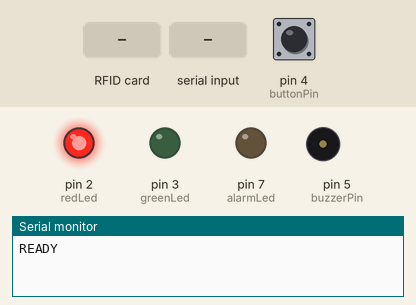
Bench run of a sketch on a simulated Arduino Uno, built with avr-gcc and run on an emulated ATmega328P. On the bench: output pins drawn as LEDs (lit = HIGH), buzzer (waves = sounding), the last lines printed to the serial monitor. Dashed ring = blinking. The inputs (shaded band) are chosen by the test bench; at power-on: pin 4 (buttonPin) HIGH. Pins used as bus, display or sensor lines are not drawn.

Above: at 1.2 s.
1.3 s: RFID card 5E 7A 19 C4 held to the reader
At 2.1 s:
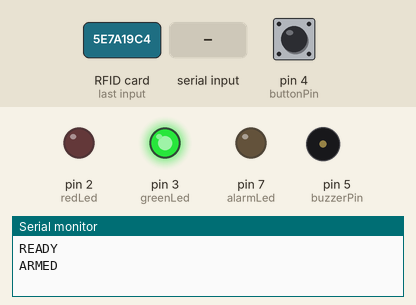
2.8 s: pin 4 (buttonPin) pulled LOW for 0.15 s
At 3.5 s:
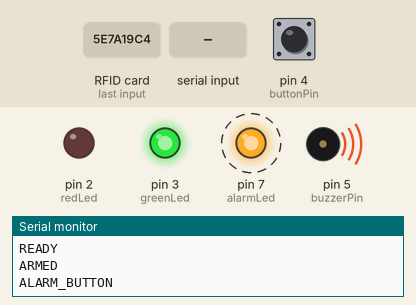
8.8 s: "DISARM\n" received over Serial
At 8.91 s:
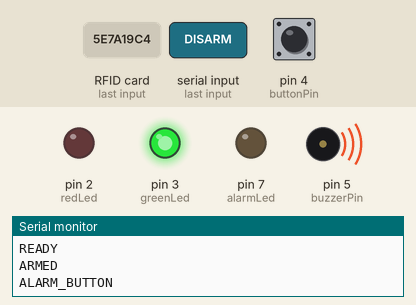
10.4 s: pin 4 (buttonPin) pulled LOW for 1 s
At 11.1 s:
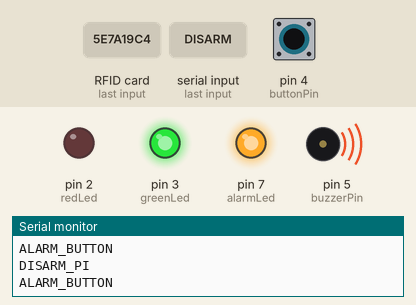
Timing chart, 0 to 15.4 s (numbered marks = the images above; inputs shaded):
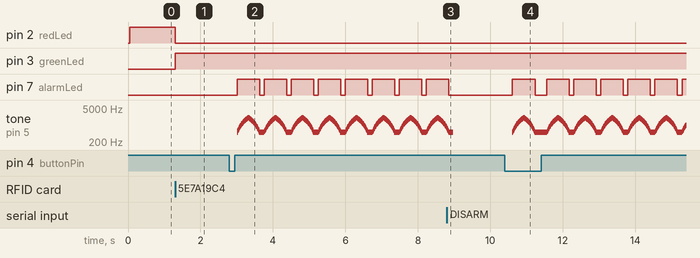

Measured:
- after the input at 1.3 s, pin 2 (redLed): HIGH → LOW at once; pin 3 (greenLed): LOW → HIGH at once
- after the input at 2.8 s, pin 7 (alarmLed): alternates HIGH for 0.62 s and LOW for 0.13 s, starting after 0.21 s; tone on pin 5 (buzzerPin): plays 500 Hz for 0.01 s, 550 Hz for 0.01 s, 600 Hz for 0.01 s, 650 Hz for 0.01 s, 700 Hz for 0.01 s, 750 Hz for 0.01 s … (476 notes in this stretch), starting after 0.21 s
- after the input at 8.8 s, pin 7 (alarmLed): goes on until 8.9 s, then stays LOW
- after the input at 10.4 s, pin 7 (alarmLed): goes HIGH 0.62 s, LOW 0.33 s, 5 × (HIGH 0.62 s, LOW 0.13 s), then HIGH, starting after 0.21 s; tone on pin 5 (buzzerPin): plays 500 Hz for 0.01 s, 550 Hz for 0.01 s, 600 Hz for 0.01 s, 650 Hz for 0.01 s, 700 Hz for 0.01 s, 750 Hz for 0.01 s … (371 notes in this stretch), starting after 0.21 s

The sketch:

sketch_jun3b.ino
```cpp
#include <SPI.h>
#include <MFRC522.h>

#define SS_PIN 10
#define RST_PIN 9

MFRC522 rfid(SS_PIN, RST_PIN);

const int redLed = 2;
const int greenLed = 3;
const int buttonPin = 4;
const int buzzerPin = 5;
const int alarmLed = 7;

bool armed = false;
bool alarmActive = false;

void setup() {
  Serial.begin(9600);

  pinMode(redLed, OUTPUT);
  pinMode(greenLed, OUTPUT);
  pinMode(buttonPin, INPUT_PULLUP);
  pinMode(buzzerPin, OUTPUT);
  pinMode(alarmLed, OUTPUT);

  SPI.begin();
  rfid.PCD_Init();

  digitalWrite(redLed, HIGH);   // DISARMED
  digitalWrite(greenLed, LOW);
  digitalWrite(alarmLed, LOW);

  Serial.println("READY");
}

void loop() {

  // ================= RFID =================
  if (rfid.PICC_IsNewCardPresent() &&
      rfid.PICC_ReadCardSerial()) {

    armed = !armed;
    alarmActive = false;

    noTone(buzzerPin);
    digitalWrite(alarmLed, LOW);

    if (armed) {
      digitalWrite(redLed, LOW);
      digitalWrite(greenLed, HIGH);
      Serial.println("ARMED");
    } else {
      digitalWrite(redLed, HIGH);
      digitalWrite(greenLed, LOW);
      Serial.println("DISARMED");
    }

    rfid.PICC_HaltA();
    delay(500);
  }

  // ================= BUTTON =================
  if (armed && digitalRead(buttonPin) == LOW) {
    alarmActive = true;
    Serial.println("ALARM_BUTTON");
    delay(200);
  }

  // ================= Raspberry Pi =================
  if (Serial.available()) {
    String cmd = Serial.readStringUntil('\n');
    cmd.trim();

    if (cmd == "ALARM") {
      if (armed) {
        alarmActive = true;
        Serial.println("ALARM_PI");
      }
    }

    if (cmd == "DISARM") {
      alarmActive = false;
      noTone(buzzerPin);
      digitalWrite(alarmLed, LOW);
      Serial.println("DISARM_PI");
    }
  }

  // ================= ALARM =================
  if (alarmActive) {

    digitalWrite(alarmLed, HIGH);

    for (int f = 500; f <= 2000; f += 50) {
      tone(buzzerPin, f);
      delay(10);
    }

    for (int f = 2000; f >= 500; f -= 50) {
      tone(buzzerPin, f);
      delay(10);
    }

    digitalWrite(alarmLed, LOW);
    delay(100);

  } else {

    noTone(buzzerPin);
    digitalWrite(alarmLed, LOW);
  }
}
```
